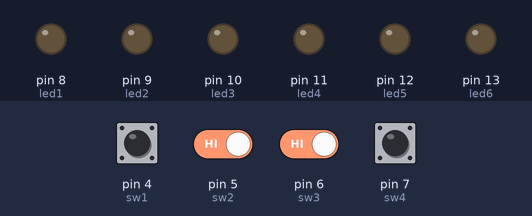
The sketch below on a simulated Arduino Uno, built with avr-gcc and run on an emulated ATmega328P. Shown: output pins drawn as LEDs (lit = HIGH). Dashed ring = blinking. The inputs (shaded band) are chosen by the test bench; at power-on: pin 5 (sw2), pin 6 (sw3), pin 7 (sw4) HIGH, pin 4 (sw1) LOW.

Above: at 1.2 s.
1.3 s: pin 5 (sw2) driven LOW and pin 6 (sw3) driven LOW
At 1.7 s:
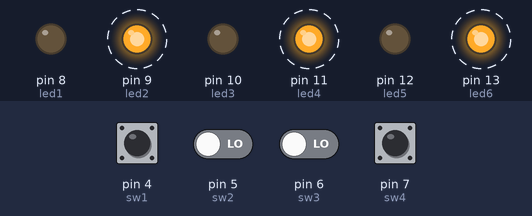
At 2.7 s:
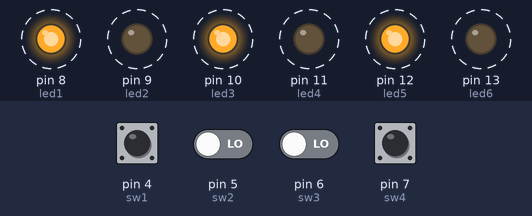
Timing chart, 0 to 10.3 s (numbered marks = the images above; inputs shaded):
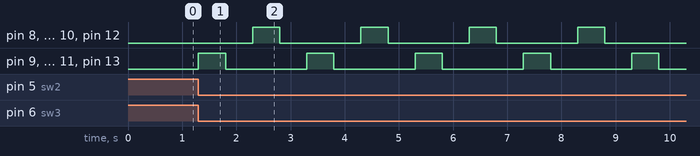

Measured:
- after the input at 1.3 s, pin 8 (led1), pin 10 (led3), pin 12 (led5): alternates HIGH for 0.50 s and LOW for 1.5 s, starting after 1.0 s; pin 9 (led2), pin 11 (led4), pin 13 (led6): alternates HIGH for 0.50 s and LOW for 1.5 s, starting at once

The sketch:

Deber1.ino
```cpp
/*
 * Deber 1
 * Jerson Baez
 * Realizar un programa que accione mediante 4 switchs a un juego de luces diferente. Es decir.
 * Juego #1
 * Se usan 6 leds, de los cuales se encienden los pares por 10 ocasiones
 * Juego #2
 * Se usan 6 leds, de los cuales se encienden los impartes por 10 ocasiones
 * Juego #3
 * Se encienden secuencialmente cada uno ellos (flexible a su criterio)
 * Juego #4
 * Su propio diseño de juego.
 */
 const int led1=8;
 const int led2=9;
 const int led3=10;
 const int led4=11;
 const int led5=12;
 const int led6=13;
const int sw1=4;
const int sw2=5;
const int sw3=6;
const int sw4=7;

int i;
int j;
int k;

void setup() {
  pinMode(led1,OUTPUT);
  pinMode(led2,OUTPUT);
  pinMode(led3,OUTPUT);
  pinMode(led4,OUTPUT);
  pinMode(led5,OUTPUT);
  pinMode(led6,OUTPUT);
  pinMode(sw1,INPUT);
  pinMode(sw2,INPUT);
  pinMode(sw3,INPUT);
  pinMode(sw4,INPUT);

}

void loop() {
    if(digitalRead(sw1)==HIGH && digitalRead(sw2)==LOW && digitalRead(sw3)==LOW && digitalRead(sw4)==LOW){
      for(i=0;i<10;i++){
      digitalWrite(led2,HIGH);
      digitalWrite(led4,HIGH);;
      digitalWrite(led6,HIGH);
      delay(500);
      digitalWrite(led2,LOW);
      digitalWrite(led4,LOW);;
      digitalWrite(led6,LOW);
      delay(500);
      }
  }
  else{
    digitalWrite(led1,LOW);
    digitalWrite(led2,LOW);
    digitalWrite(led3,LOW);
    digitalWrite(led4,LOW);
  }
    if(digitalRead(sw1)==LOW && digitalRead(sw2)==HIGH && digitalRead(sw3)==LOW && digitalRead(sw4)==LOW){
      for(j=0;j<10;j++){
      digitalWrite(led1,HIGH);
      digitalWrite(led3,HIGH);
      digitalWrite(led5,HIGH);
      delay(500);
      digitalWrite(led1,LOW);
      digitalWrite(led3,LOW);;
      digitalWrite(led5,LOW);
      delay(500);
      }
  }
  else{
    digitalWrite(led1,LOW);
    digitalWrite(led2,LOW);
    digitalWrite(led3,LOW);
    digitalWrite(led4,LOW);
    digitalWrite(led5,LOW);
    digitalWrite(led6,LOW);
  }
  if(digitalRead(sw1)==LOW && digitalRead(sw2)==LOW && digitalRead(sw3)==HIGH && digitalRead(sw4)==LOW){
      digitalWrite(led1,HIGH);
      delay(500);
      digitalWrite(led1,LOW);
      delay(500);
      digitalWrite(led2,HIGH);
      delay(500);
      digitalWrite(led2,LOW);
      delay(500);
      digitalWrite(led3,HIGH);
      delay(500);
      digitalWrite(led3,LOW);
      delay(500);
      digitalWrite(led4,HIGH);
      delay(500);
      digitalWrite(led4,LOW);
      delay(500);
      digitalWrite(led5,HIGH);
      delay(500);
      digitalWrite(led5,LOW);
      delay(500);
      digitalWrite(led6,HIGH);
      delay(500);
      digitalWrite(led6,LOW);
      delay(500);
  }
    else{
    digitalWrite(led1,LOW);
    digitalWrite(led2,LOW);
    digitalWrite(led3,LOW);
    digitalWrite(led4,LOW);
    digitalWrite(led5,LOW);
    digitalWrite(led6,LOW);
  }

  if(digitalRead(sw1)==LOW && digitalRead(sw2)==LOW && digitalRead(sw3)==LOW && digitalRead(sw4)==HIGH){
    for(i=0;i<10;i++){
      digitalWrite(led2,HIGH);
      digitalWrite(led4,HIGH);;
      digitalWrite(led6,HIGH);
      delay(500);
      digitalWrite(led2,LOW);
      digitalWrite(led4,LOW);;
      digitalWrite(led6,LOW);
      delay(500);
      digitalWrite(led1,HIGH);
      digitalWrite(led3,HIGH);
      digitalWrite(led5,HIGH);
      delay(500);
      digitalWrite(led1,LOW);
      digitalWrite(led3,LOW);;
      digitalWrite(led5,LOW);
      delay(500);
      }
  }
  else{
    digitalWrite(led1,LOW);
    digitalWrite(led2,LOW);
    digitalWrite(led3,LOW);
    digitalWrite(led4,LOW);
    digitalWrite(led5,LOW);
    digitalWrite(led6,LOW);
  }
}
```
